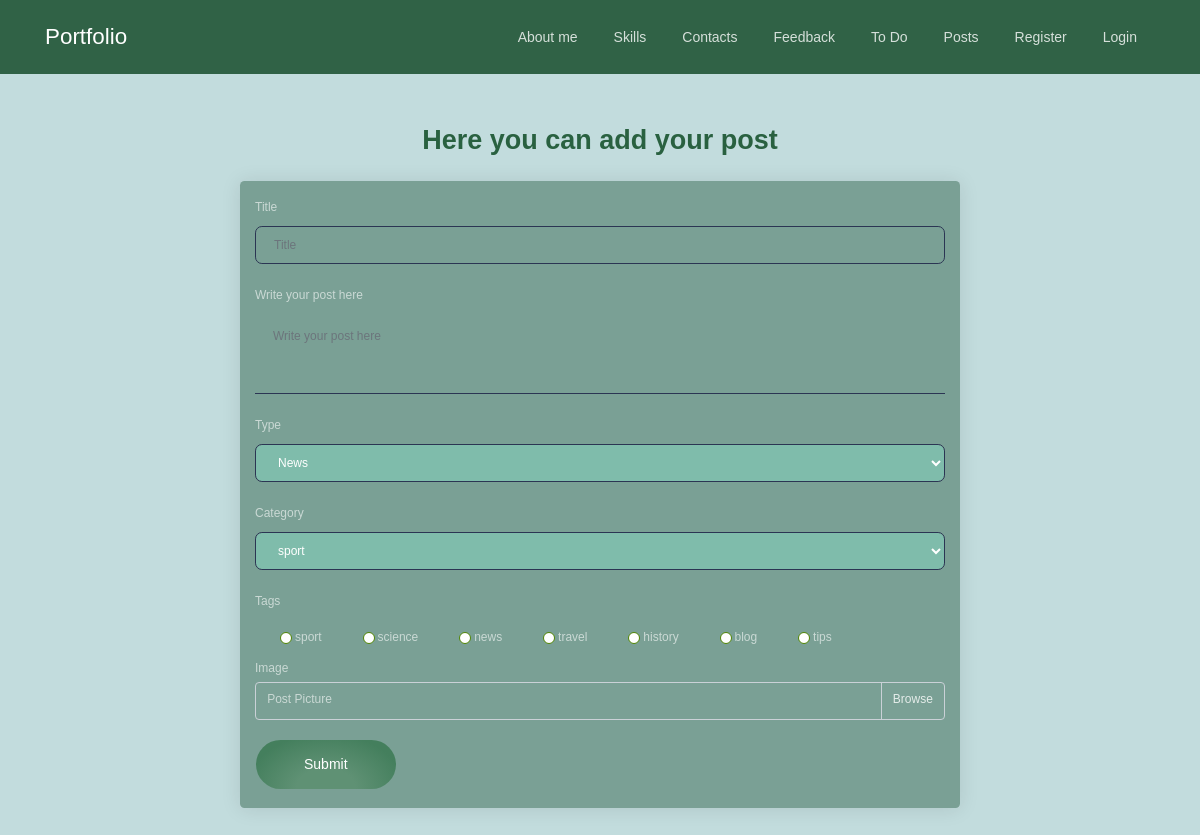
The app's page /post/create with its own data.
### app/post/models.py (models this page shows, shortened)
class Tag(db.Model):
    id = db.Column(db.Integer, primary_key=True)
    name = db.Column(db.String)

### app/post/views.py (the view, shortened to what this page needs)
@post_blueprint.route('/post/create', methods=['GET', 'POST'])
def create():
    form = PostForm()
    form.category.choices = [(category.id, category.name) for category in Category.query.all()]
    form.tags.choices = [(tag.id, tag.name) for tag in Tag.query.all()]
    return render_template("create_post.html", form=form)

### app/post/forms.py
class PostForm(FlaskForm):
    title = StringField(
        label="Title", validators=[DataRequired(message="This field is required.")]
    )
    text = TextAreaField(
        label="Write your post here",
        render_kw={"rows": 13, "cols": 11},
        validators=[DataRequired(message="This field is required.")],
    )
    image = FileField(
        "Post Picture",
        validators=[FileAllowed(["jpg", "png"], message="This file is not allowed")],
    )
    type = SelectField(
        "Type",
        choices=type_choices,
        validators=[DataRequired(message="Please select a type.")],
    )
    category = SelectField('Category', validators=[DataRequired(message="This field is required.")])
    tags = SelectMultipleField('Tags', validators=[DataRequired(message="This field is required.")], coerce=int, option_widget=CheckboxInput(), widget=ListWidget(prefix_label=False))
    submit = SubmitField("Submit")

### app/post/templates/post/create_post.html (shortened to what this page needs)
{% extends "base.html" %}
{% from "_formhelpers.html" import render_field %}
{% block body %}
<div style="text-align: center; padding-top: 20px;">
    <h2 class="title custom-title">
        Here you can add your post</h2>
</div>
<div class="card custom-card-color mx-auto" style="max-width: 60%;">
    <div class="card-body">
        <form class="form" method="post" action="{{ url_for('post.create') }}" novalidate enctype="multipart/form-data">
                {{ render_field(form.title)}}
                {{ render_field(form.text)}}
                {{ render_field(form.type)}}
                {{ render_field(form.category)}}
                {{ render_field(form.tags) }}
                <div class="form-group">
                    <label for="picture">Image</label>
                    <div class="custom-file">
                        <label class="custom-file-label" for="picture" id="custom-file-label">{{ form.image.label }}</label>
                    </div>
                </div>
            {{ form.submit(class="btn-round btn custom-color-btn btn-lg") }}
        </form>
    </div>
</div>
{% endblock %}

### app/templates/_formhelpers.html (shortened to what this page needs)
{% macro render_field(field, show_label=true, show_errors=true, id='') %}
  <div class="form-group">
    {% if show_label %}
      <label for="{{ field.id }}" class="control-label">{{ field.label }}</label>
    {% endif %}
    {% set error_class = ' is-invalid' if field.errors else '' %}
    {% set placeholder_value = 'Incorrect input' if field.errors else field.label.text %}
    {% if field.type == 'SelectField' %}
      {{ field(class_="form-control" ~ error_class, id=id, style="background-color: #7fbcab; color: white;")|safe }}
    {% elif field.type == 'SelectMultipleField' %}
      <div class="checkboxes">
        {% for checkbox in field %}
          <div class="form-check form-check-inline custom-checkbox">
            <label for="{{ checkbox.id }}" class="form-check-label">{{ checkbox.label.text }}</label>
          </div>
        {% endfor %}
      </div>
    {% else %}
      {{ field(class="form-control" ~ error_class, placeholder=placeholder_value, id=id)|safe }}
    {% endif %}
  </div>
{% endmacro %}

### app/static/css/style.css (style rules this page uses)
body { background-color: #c2dcdd; }
.custom-title { color: #296140; }
.custom-color-btn { background: radial-gradient(ellipse at bottom, #5f9174 30%, #447f5d 80%); }
.custom-card-color { background-color: #7AA095; }
.custom-checkbox input[type="checkbox"] + label:before { content: ''; display: inline-block; width: 12px; height: 12px; margin-right: 3px; border: 1px solid #4f8404; background-color: #fff; vertical-align: middle; border-radius: 7px; }

### records on screen
Tag: label.text "sport"
Tag: label.text "science"
Tag: label.text "news"
Tag: label.text "travel"
Tag: label.text "history"
Tag: label.text "blog"
Tag: label.text "tips"

### other values on screen
{{ name }} "About me" "Skills" "Contacts" "Feedback" "To Do" "Posts" "Register" "Login"
{{ field.label }} "Title Write your post here Type Category Tags"
